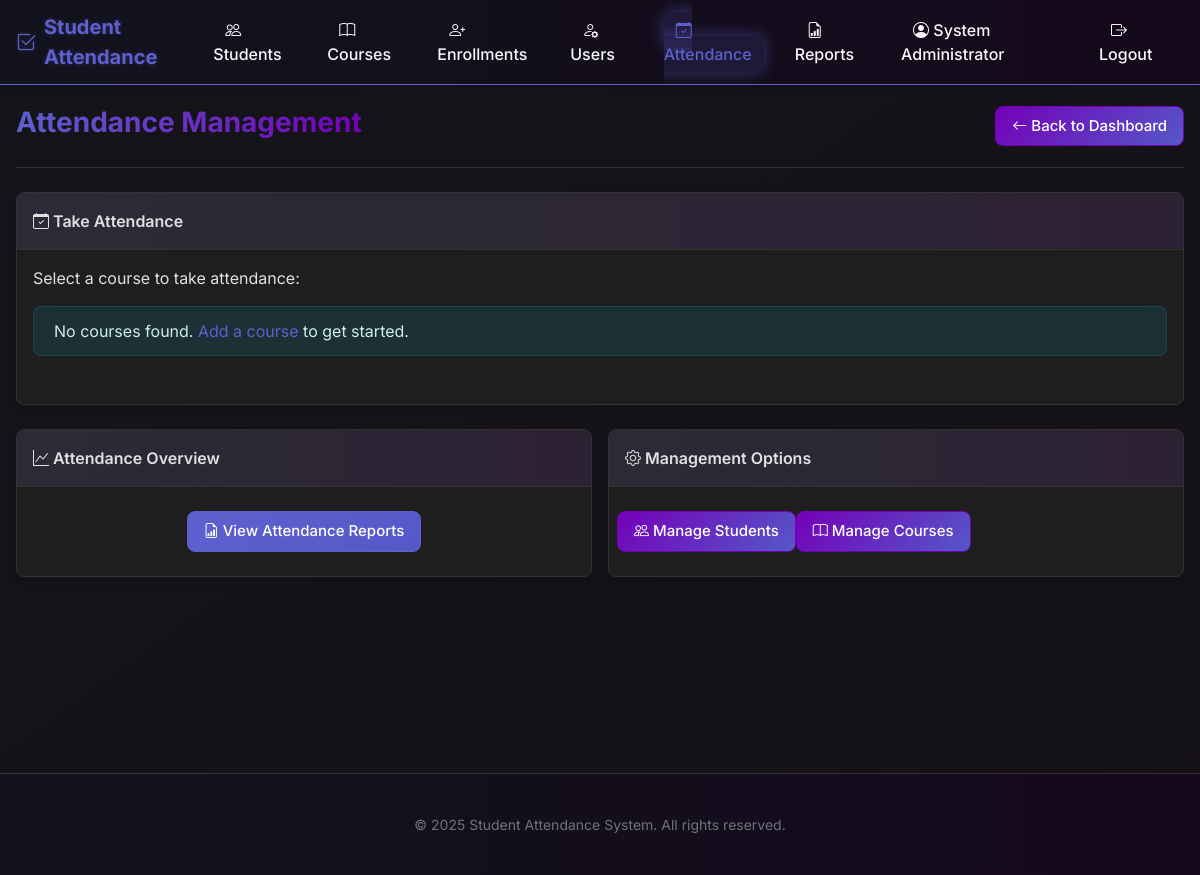
/attendance (signed in), run on an earlier commit of the app's database.
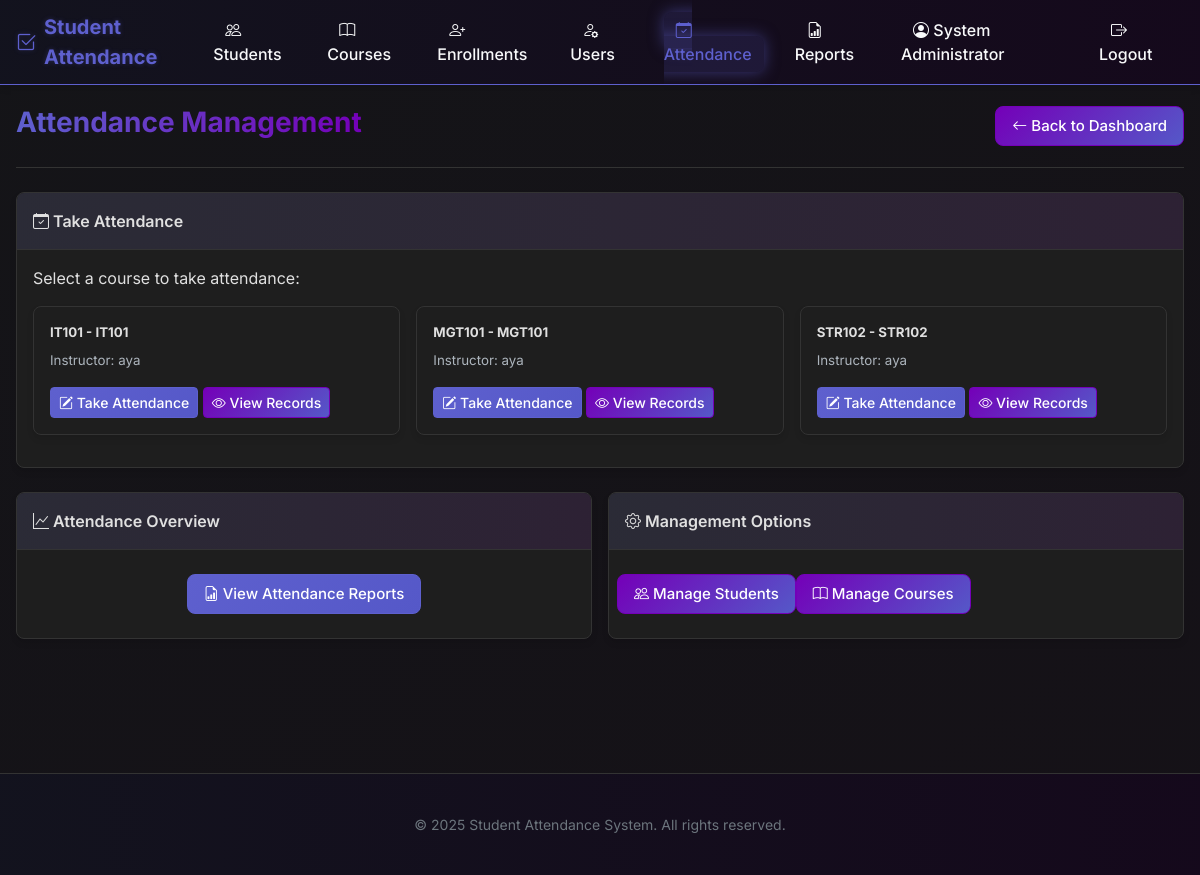
And on a later commit of the database.
### tables this page shows
CREATE TABLE courses (
        id INTEGER PRIMARY KEY AUTOINCREMENT,
        course_code TEXT UNIQUE NOT NULL,
        course_name TEXT NOT NULL,
        instructor_id INTEGER NOT NULL,
        description TEXT,
        created_at TIMESTAMP DEFAULT CURRENT_TIMESTAMP,
        FOREIGN KEY (instructor_id) REFERENCES users (id)
    );

CREATE TABLE users (
        id INTEGER PRIMARY KEY AUTOINCREMENT,
        username TEXT UNIQUE NOT NULL,
        password TEXT NOT NULL,
        full_name TEXT NOT NULL,
        role TEXT NOT NULL CHECK (role IN ('admin', 'instructor')),
        created_at TIMESTAMP DEFAULT CURRENT_TIMESTAMP
    );

### webapp.py (the view)
@app.route('/attendance')
@login_required
def attendance():
    success, message, courses = instructor_manager.get_instructor_courses()
    return render_template('attendance.html',
                          title='Attendance Management',
                          courses=courses)

### auth.py (called while the page is built)
    def is_authenticated(self):
        return self.current_user is not None

    def is_admin(self):
        return self.is_authenticated() and self.current_user['role'] == 'admin'

### database.py (called while the page is built)
def get_connection():
    conn = sqlite3.connect('attendance.db')
    conn.row_factory = sqlite3.Row  # This enables column access by name
    return conn

### instructor.py (called while the page is built)
    def _check_permissions(self):
        if not self.auth.is_authenticated():
            return False, "Authentication required"
        if not (self.auth.is_admin() or self.auth.is_instructor()):
            return False, "Insufficient permissions"
        return True, ""

### webapp.py (called while the page is built)
@login_manager.user_loader
def load_user(user_id):
    conn = get_connection()
    cursor = conn.cursor()
    cursor.execute('SELECT * FROM users WHERE id = ?', (user_id,))
    user_data = cursor.fetchone()
    conn.close()
    if user_data:
        return User(user_data)
    return None

@app.context_processor
def inject_now():
    return {'now': datetime.now()}

### templates/attendance.html
{% extends "layout.html" %}
{% block content %}
<div class="page-header">
    <h1 class="page-title">Attendance Management</h1>
    <div>
        <a href="{{ url_for('dashboard') }}" class="btn btn-secondary">
            <i class="bi bi-arrow-left"></i> Back to Dashboard
        </a>
    </div>
</div>
<div class="card mb-4">
    <div class="card-header">
        <i class="bi bi-calendar-check"></i> Take Attendance
    </div>
    <div class="card-body">
        <p>Select a course to take attendance:</p>
        <div class="row mt-3">
            {% for course in courses %}
            <div class="col-md-6 col-lg-4 mb-3">
                <div class="card h-100">
                    <div class="card-body">
                        <h5 class="card-title mb-1">{{ course.course_code }} - {{ course.course_name }}</h5>
                        <p class="text-muted"><small>Instructor: {{ course.instructor_name }}</small></p>
                        <div class="mt-3">
                            <a href="{{ url_for('take_attendance', course_id=course.id) }}" class="btn btn-primary btn-sm">
                                <i class="bi bi-pencil-square"></i> Take Attendance
                            </a>
                            <a href="{{ url_for('view_attendance', course_id=course.id) }}" class="btn btn-secondary btn-sm">
                                <i class="bi bi-eye"></i> View Records
                            </a>
                        </div>
                    </div>
                </div>
            </div>
            {% else %}
            <div class="col-12">
                <div class="alert alert-info">
                    {% if current_user.role == 'admin' %}
                    <p>No courses found. <a href="{{ url_for('add_course') }}">Add a course</a> to get started.</p>
                    {% else %}
                    <p>You are not assigned to any courses. Please contact an administrator.</p>
                    {% endif %}
                </div>
            </div>
            {% endfor %}
        </div>
    </div>
</div>
{% if current_user.role == 'admin' %}
<div class="row">
    <div class="col-md-6">
        <div class="card">
            <div class="card-header">
                <i class="bi bi-graph-up"></i> Attendance Overview
            </div>
            <div class="card-body text-center py-4">
                <a href="{{ url_for('reports') }}" class="btn btn-primary">
                    <i class="bi bi-file-earmark-bar-graph"></i> View Attendance Reports
                </a>
            </div>
        </div>
    </div>
    <div class="col-md-6">
        <div class="card">
            <div class="card-header">
                <i class="bi bi-gear"></i> Management Options
            </div>
            <div class="card-body text-center py-4">
                <div class="row">
                    <div class="col-6">
                        <a href="{{ url_for('students') }}" class="btn btn-secondary">
                            <i class="bi bi-people"></i> Manage Students
                        </a>
                    </div>
                    <div class="col-6">
                        <a href="{{ url_for('courses') }}" class="btn btn-secondary">
                            <i class="bi bi-book"></i> Manage Courses
                        </a>
                    </div>
                </div>
            </div>
        </div>
    </div>
</div>
{% endif %}
{% endblock %}

What changed in the data, as far as the page shows it:
added courses: course_code "IT101", course_name "IT101", instructor_name "aya"
added courses: course_code "MGT101", course_name "MGT101", instructor_name "aya"
added courses: course_code "STR102", course_name "STR102", instructor_name "aya"
Also different on the page:
text no longer shown: "No courses found. Add a course to get started."
